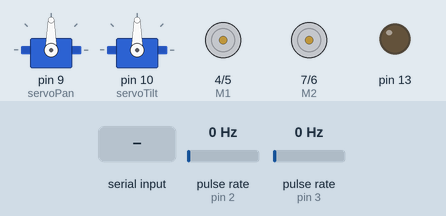
A sketch run on a simulated Arduino Uno, built with avr-gcc and run on an emulated ATmega328P. Parts: 2 × servo, direction and speed pins drawn as motors (green arrow = direction pin HIGH = forward, orange = LOW = backward, longer = more drive), output pins drawn as LEDs (lit = HIGH). Wiring (inferred from the names in the program): 2 × pulse sensor: data pin 2 / data pin 3. The inputs (shaded band) are chosen by the test bench; at power-on: pulse rate (sensors on pin 2, pin 3) 0 Hz.

Above: at 1.2 s.
1.3 s: "w" received over Serial
At 2.5 s:
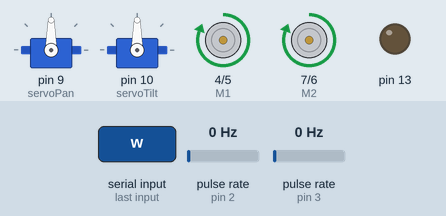
2.8 s: "s" received over Serial
At 3.8 s:
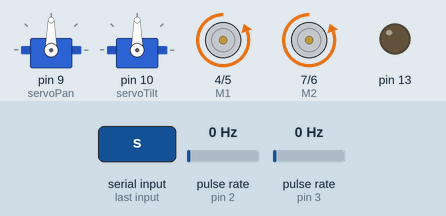
4.3 s: "a" received over Serial
At 4.45 s:
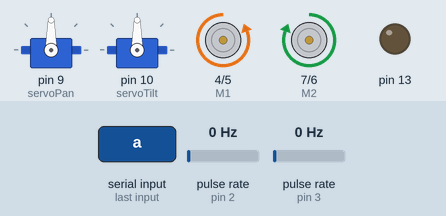
6.1 s: "d" received over Serial
At 6.25 s:
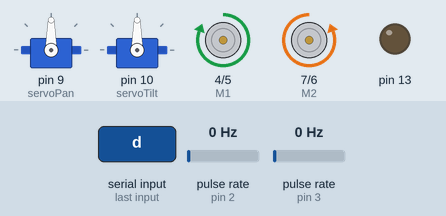
7.9 s: "b" received over Serial
At 8.9 s:
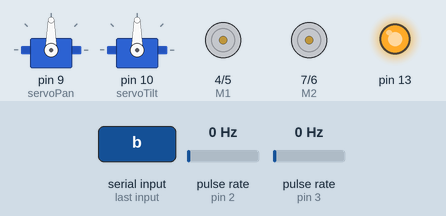
9.4 s: "t" received over Serial
At 10.1 s:
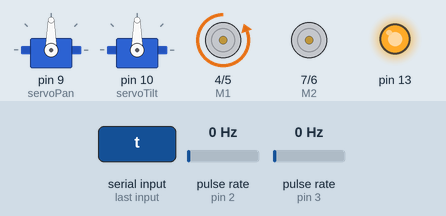
Timing chart, 0 to 11.9 s (numbered marks = the images above; inputs shaded):
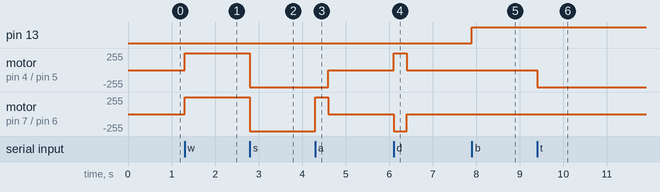

Measured:
- after the input at 1.3 s, motor on pin 4 (M1) / pin 5 (E1), motor on pin 7 (M2) / pin 6 (E2): stopped → forward 255/255 at once
- after the input at 2.8 s, motor on pin 4 (M1) / pin 5 (E1), motor on pin 7 (M2) / pin 6 (E2): forward 255/255 → backward 255/255 at once
- after the input at 4.3 s, motor on pin 4 (M1) / pin 5 (E1): backward 255/255 → stopped after 0.30 s; motor on pin 7 (M2) / pin 6 (E2): backward 255/255 → forward 255/255 at once, → stopped 0.30 s later
- after the input at 6.1 s, motor on pin 4 (M1) / pin 5 (E1): stopped → forward 255/255 at once, → stopped 0.30 s later; motor on pin 7 (M2) / pin 6 (E2): stopped → backward 255/255 at once, → stopped 0.30 s later
- after the input at 7.9 s, pin 13: LOW → HIGH at once
- after the input at 9.4 s, motor on pin 4 (M1) / pin 5 (E1): stopped → backward 255/255 at once

The sketch:

serial_control.ino
```cpp
#include <Servo.h>

//Standard PWM DC control
int E1 = 5;     //M1 Speed Control
int E2 = 6;     //M2 Speed Control
int M1 = 4;    //M1 Direction Control
int M2 = 7;    //M1 Direction Control

Servo servoPan;
Servo servoTilt;

int maxServoTilt = 110;

int ledState = LOW;

void stop(void)                    //Stop
{
  digitalWrite(E1,LOW);
  digitalWrite(E2,LOW);
}
void advance(char a,char b)          //Move forward
{
  analogWrite (E1,a);      //PWM Speed Control
  digitalWrite(M1,HIGH);
  analogWrite (E2,b);
  digitalWrite(M2,HIGH);
}
void back_off (char a,char b)          //Move backward
{
  analogWrite (E1,a);
  digitalWrite(M1,LOW);
  analogWrite (E2,b);
  digitalWrite(M2,LOW);
}
void turn_L (char a,char b)             //Turn Left
{
  analogWrite (E1,a);
  digitalWrite(M1,LOW);
  analogWrite (E2,b);
  digitalWrite(M2,HIGH);
  delay(300);
  stop();
}
void turn_R (char a,char b)             //Turn Right
{
  analogWrite (E1,a);
  digitalWrite(M1,HIGH);
  analogWrite (E2,b);
  digitalWrite(M2,LOW);
  delay(300);
  stop();
}

//Wheel Encoders
int WheelEncoderLeft = 2;
int WheelEncoderRight = 3;
volatile unsigned int _encoder_step_left = 0;
volatile unsigned int _encoder_step_right = 0;
volatile unsigned int _old_state_right = 0;
volatile unsigned int _old_state_left = 0;
volatile boolean isUpdateRequired = true;

void reinit_encoders()
{
  _encoder_step_left = _encoder_step_right = 0;
  _old_state_right=digitalRead(WheelEncoderRight);
  _old_state_left=digitalRead(WheelEncoderLeft);
}

void read_encoders()
{
    if(get_encoder_step(WheelEncoderRight, _old_state_right))
    {
      _encoder_step_right++;
      isUpdateRequired = true;
    }

    if(get_encoder_step(WheelEncoderLeft, _old_state_left))
    {
      _encoder_step_left++;
      isUpdateRequired = true;
    }
}

boolean get_encoder_step(const int iEnc, volatile unsigned int &old_dr)
{
  int dr=digitalRead(iEnc);
  if(dr!=old_dr)
  {
    old_dr = dr;
    return true;
  }

  return false;
}

void moveServos()
{
  unsigned char dx, dy;

  while (Serial.available() < 2) {
    delay(50);
  }
  dx = Serial.read();
  dy = Serial.read();
  if (dy > maxServoTilt)
    dy = maxServoTilt;
  servoPan.write(180 - dx);
  servoTilt.write(180 - dy);
}

void setup(void)
{
  pinMode(WheelEncoderLeft, INPUT);
  pinMode(WheelEncoderRight, INPUT);
  reinit_encoders();

  attachInterrupt(0, read_encoders, CHANGE);
  attachInterrupt(1, read_encoders, CHANGE);

  int i;
  for (i=4; i<=7; i++)
    pinMode(i, OUTPUT);
  pinMode(13, OUTPUT);

  servoPan.attach(9);
  servoTilt.attach(10);

  Serial.begin(9600);      //Set Baud Rate
}

void writeInt(unsigned int value)
{
  Serial.write(value & 0xFF);
  delay(1); // TODO: Need this to make sure bytes are not sent too fast
  Serial.write(value >> 8);
  delay(1); // TODO: Is there any way to avoid this? Also need to increase baud rate?
}

void loop(void)
{
  if (Serial.available()) {
    char val = Serial.read();
    if(val != -1)
    {
      switch(val)
      {
      case 'w'://Move Forward
        advance (255,255);   //move forward in max speed
        break;
      case 's'://Move Backward
        back_off (255,255);   //move back at half the speed
        break;
      case 'a'://Turn Left
        turn_L (255,255);
        break;
      case 'd'://Turn Right
        turn_R (255,255);
        break;
      case 'b':
        if (ledState == LOW)
          ledState = HIGH;
        else
          ledState = LOW;
        digitalWrite(13, ledState);
        break;
      case 'x':
        stop();
        break;
      case '-':
        moveServos();
        break;
      case 't': // Test
        back_off (127, 0); // Move only one wheel
        break;
      }
    }
    else stop();
  }
}
```
